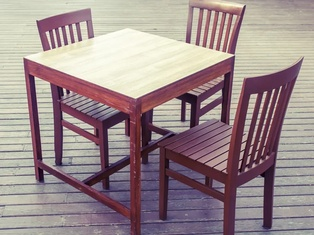
#> input picture 02_CV/19-image-keypoints-descriptors/Image.jpg, 314 x 235 px, shrunk from 600 x 449 before the run
$ jupyter execute notebook.ipynb   (shell and % lines are left out)
#> lines starting #> are read from the running program, lines starting #| are printed output that depends on the picture
#### About
Image keypoints, detectors and descriptors using OpenCV.

> Popular keypoint detector algorithms.
1. Harris corner detector
2. Shi-Tomasi corner detector

> Popular keypoint descriptors
1. SIFT(Scale Invariant Feature Transform) - It is both detector and descriptors
2. SURF
3. FAST(Feastures from accelerated segment text) algorithm - It's just a detector
4. BRIEF (Binary Robust Independent Elementary Features) - It's just a descriptor.
5. ORB Detector (Oriented FAST and Rotated BRIEF ) - It's combination of detector and descriptor.

> Image registration
* It registers a deformed image to original image.
1. Using SIFT
2. Using ORB.

[cell 1]
#importing modules
import cv2
import numpy as np
import matplotlib.pyplot as plt
#pip install opencv-contrib-python

[cell 2]
## 1. Harris corner detector
img = cv2.imread('Image.jpg',0)
#> img: shape (235, 314); min 2, max 255, mean 144.8
img = np.float32(img)
corners = cv2.cornerHarris(img,5,3,0.1)
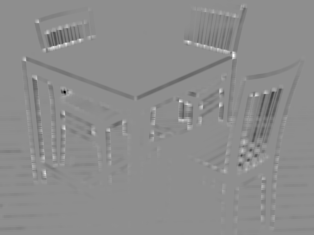
#> corners: shape (235, 314) float32; min -25210560, max 19857216, mean -288459.4; drawn with min black and max white
black = np.zeros((img.shape))
black[corners>0.01*corners.max()] =1
plt.imshow(black,cmap='gray')
plt.show()
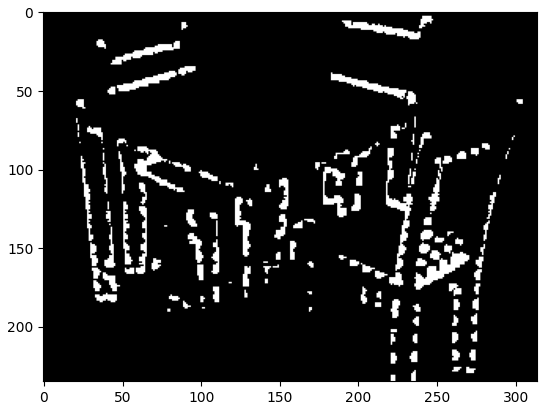
#> figure drawn by matplotlib, 1 panel

[cell 3]
#2. Shi-Tomasi corner detector
corners = cv2.goodFeaturesToTrack(img,100,0.01,4)
#> corners = 100 rows, first 8: [220, 104], [37, 21], [189, 42], [65, 44], [47, 32], [72, 42], [220, 90], [186, 103]
corners = np.int0(corners)
for i in corners:
    x,y = i.ravel()
    cv2.circle(img,(x,y),3,255,4)
#> this loop made 100 passes
#> (x, y) on passes 1 to 12: (220, 104), (37, 21), (189, 42), (65, 44), (47, 32), (72, 42), (220, 90), (186, 103), (180, 120), (79, 40), (256, 94), (234, 55)
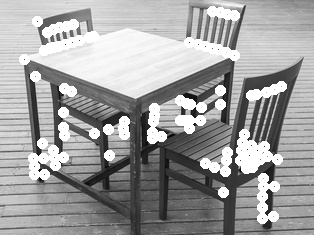
#> img: shape (235, 314) float32; min 6, max 255, mean 159.7

plt.imshow(img,cmap='gray')

[cell 4]
#sift algorithm for image registration
img = cv2.imread('Image.jpg',0)
img2 = cv2.imread('Image2.png',0)
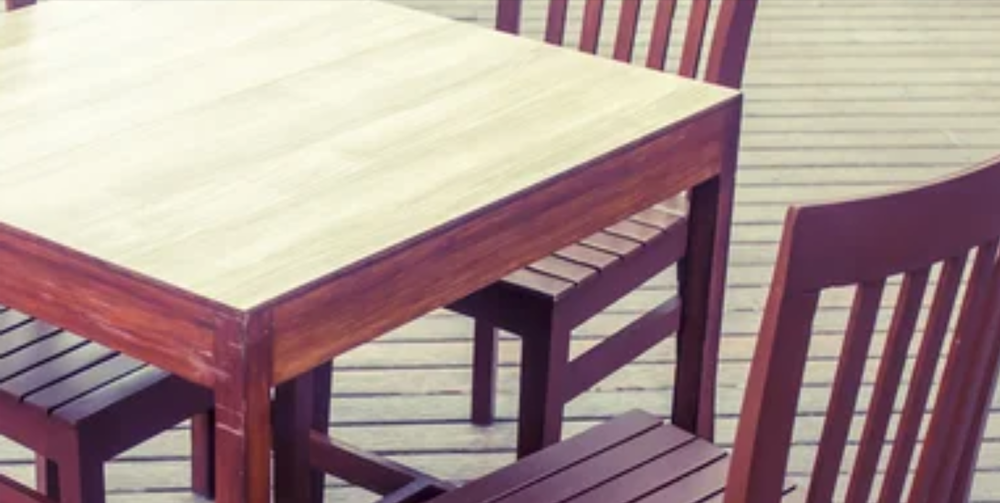
#> input picture 02_CV/19-image-keypoints-descriptors/Image2.png, 1000 x 503 px, shrunk from 1911 x 962 before the run
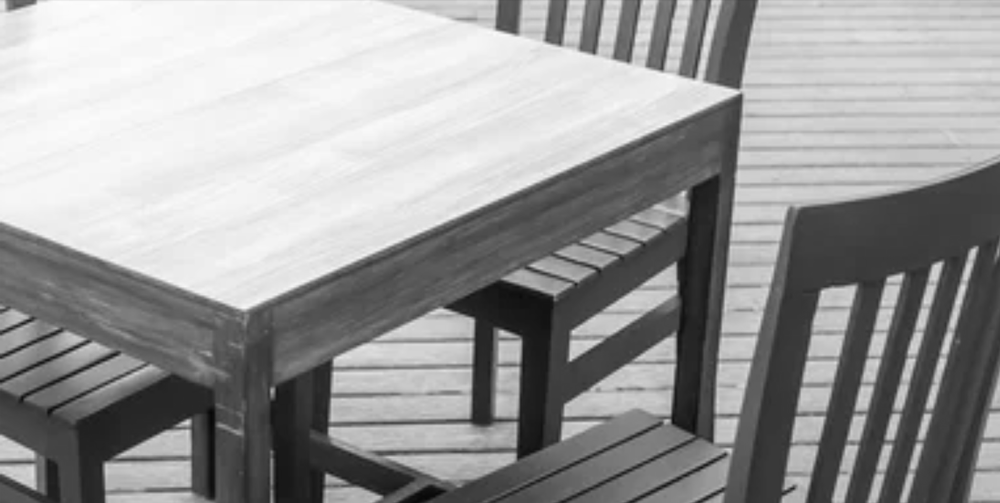
#> img2: shape (503, 1000); min 6, max 253, mean 153.5
sift = cv2.xfeatures2d.SIFT_create()
keypoints = sift.detect(img,None)
#> keypoints = 521 keypoints; strongest (x, y, size): (188, 106, 3.9), (68, 92, 2.4), (80, 39, 2.8), (66, 43, 2.6)
keypoints2 = sift.detect(img2,None)
#> keypoints2 = 816 keypoints; strongest (x, y, size): (509, 348, 19.5), (936, 270, 9.4), (508, 19, 18.9), (659, 290, 25.6)

[cell 5]
keypoints, descriptors1 = sift.compute(img, keypoints)
keypoints, descriptors2 = sift.compute(img2, keypoints2)
#> keypoints has the same summary as keypoints2

[cell 6]
match_percent = 0.02
matcher = cv2.BFMatcher(cv2.NORM_L1, crossCheck=True)
matches = list(matcher.match(descriptors1, descriptors2))
#> matches = 168 matches

# Sort matches by score
matches.sort(key=lambda x: x.distance, reverse=False)
# Remove not so good matches
numGoodMatches = int(len(matches) * match_percent)
#> numGoodMatches = 3
matches = matches[:numGoodMatches]
#> matches = 3 matches

# Draw top matches
imMatches = cv2.drawMatches(
    img, keypoints, img2, keypoints2, matches, None)
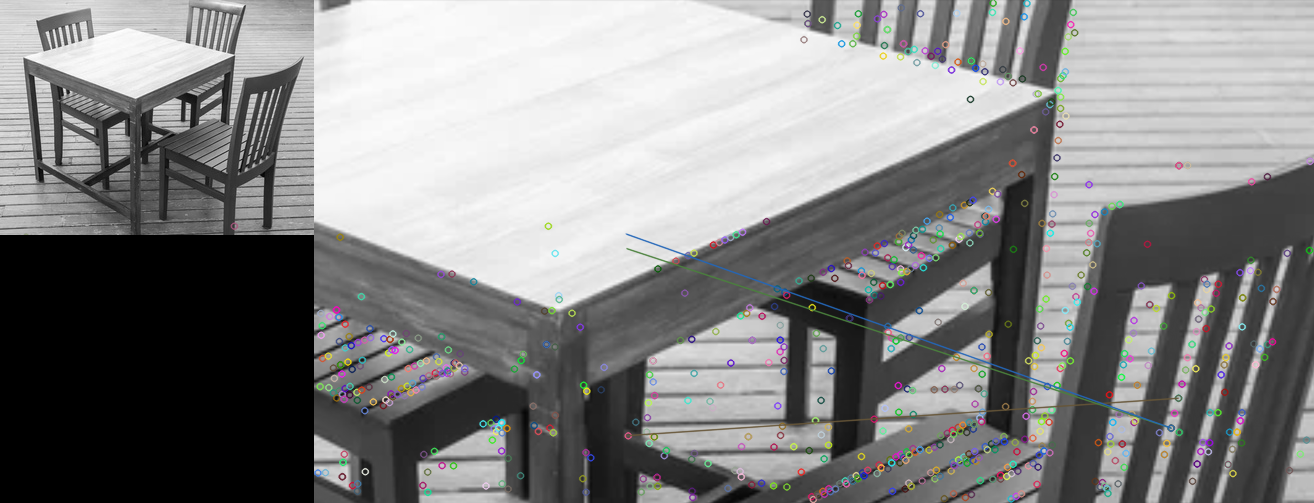
#> imMatches: shape (503, 1314, 3); mean of channels 0, 1, 2 132.7, 132.8, 132.7; drawn as B, G, R

[cell 7]
plt.imshow(imMatches)

[cell 8]
cv2.imwrite("matches.jpg", imMatches)
#> Out = True

[cell 9]
#Fast algorithm
detector = cv2.FastFeatureDetector_create(100)
keypoints = detector.detect(img,None)
#> keypoints = 61 keypoints; strongest (x, y, size): (187, 103, 7), (273, 90, 7), (65, 44, 7), (201, 107, 7)
detected = cv2.drawKeypoints(img,keypoints,None,flags=0)
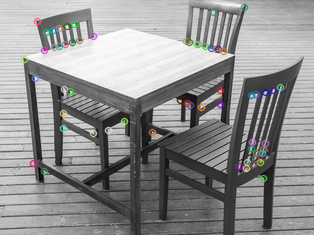
#> detected: shape (235, 314, 3); mean of channels 0, 1, 2 144.9, 145.1, 144.9; drawn as B, G, R
plt.imshow(detected)
plt.show()

[cell 10]
# ORB Detector (Oriented FAST and Rotated BRIEF )
orb = cv2.ORB_create(100)
keypoints,descriptors = orb.detectAndCompute(img,None) #alternatively use detect
#> keypoints = 100 keypoints; strongest (x, y, size): (54, 47, 31), (187, 103, 31), (228, 55, 53.6), (190, 106, 37.2)
detected_kp = cv2.drawKeypoints(img,keypoints,None,flags=None)
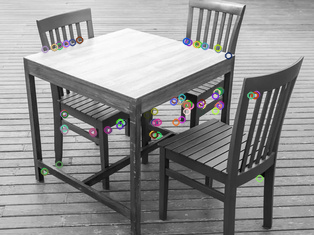
#> detected_kp: shape (235, 314, 3); mean of channels 0, 1, 2 144.5, 144.6, 144.8; drawn as B, G, R
plt.imshow(detected_kp)
plt.show()

[cell 11]
# Image registration using ORB
img = cv2.imread('Image.jpg',0)
img2 = cv2.imread('Image2.png',0)
orb = cv2.ORB_create(50)

[cell 12]
kp1, des1 = orb.detectAndCompute(img, None)
#> kp1 = 50 keypoints; strongest (x, y, size): (54, 47, 31), (187, 103, 31), (190, 106, 37.2), (65, 44, 31)
kp2, des2 = orb.detectAndCompute(img2, None)
#> kp2 = 50 keypoints; strongest (x, y, size): (670, 269, 111.1), (470, 319, 77.1), (738, 99, 92.6), (472, 320, 92.6)

[cell 13]
matcher = cv2.DescriptorMatcher_create(cv2.DESCRIPTOR_MATCHER_BRUTEFORCE_HAMMING)

[cell 14]
matches = matcher.match(des1, des2, None)
#> matches = 50 matches

[cell 15]
matches = sorted(matches, key = lambda x:x.distance)

[cell 16]
img3 = cv2.drawMatches(img,kp1, img2, kp2, matches[:10], None)
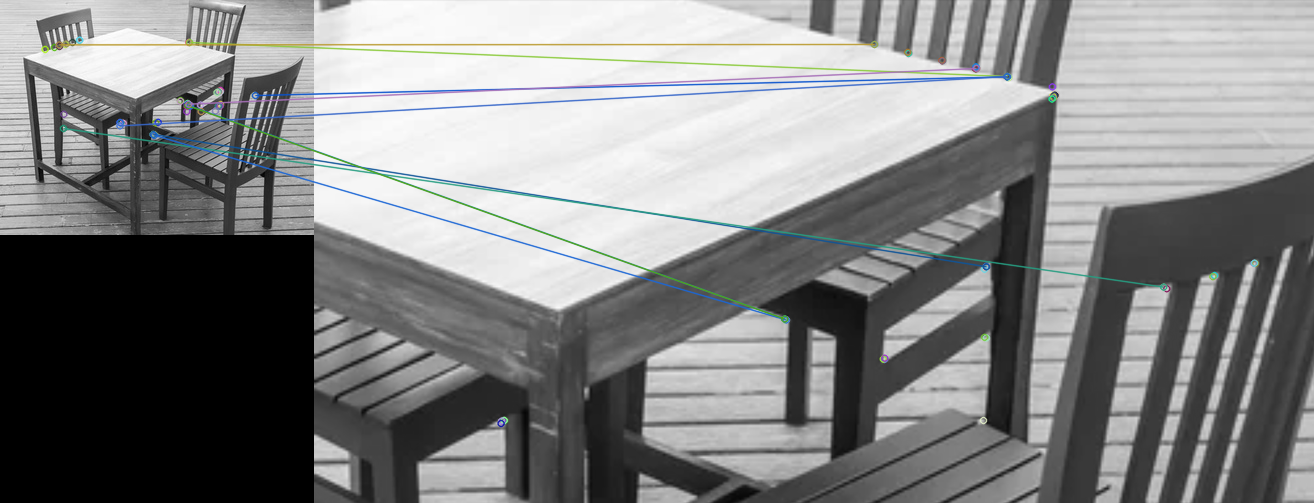
#> img3: shape (503, 1314, 3); mean of channels 0, 1, 2 132.1, 132, 131.1; drawn as B, G, R

[cell 17]
plt.imshow(img3)

[cell 18]
points1 = np.zeros((len(matches), 2), dtype=np.float32)
#> points1 = 50 pairs, first value 0 to 0, second value 0 to 0
points2 = np.zeros((len(matches), 2), dtype=np.float32)
#> points2 = 50 pairs, first value 0 to 0, second value 0 to 0

[cell 19]
for i, match in enumerate(matches):
   points1[i, :] = kp1[match.queryIdx].pt
   points2[i, :] = kp2[match.trainIdx].pt
#> this loop made 50 passes
#> after the loop, points1 = 50 pairs, first value 44.64 to 254.9, second value 39.6 to 134.8; points2 = 50 pairs, first value 470.3 to 941, second value 44 to 420

[cell 20]
h, mask = cv2.findHomography(points1, points2, cv2.RANSAC)
#> h = [[-11.11, 18.41, 760.6], [-1.37, 2.17, 102.6], [-0.0153, 0.026, 1]]; mask = 50 values, max 1 at index 17, min 0 at index 0, mean 0.04

[cell 21]
height, width = img2.shape
#> height = 503; width = 1000
registered_image = cv2.warpPerspective(img, h, (width, height))
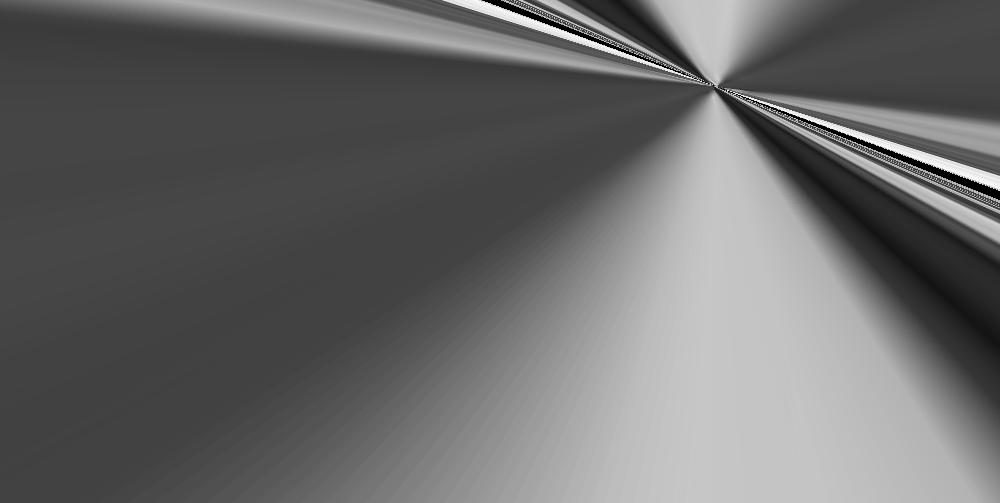
#> registered_image: shape (503, 1000); min 0, max 254, mean 104.9
